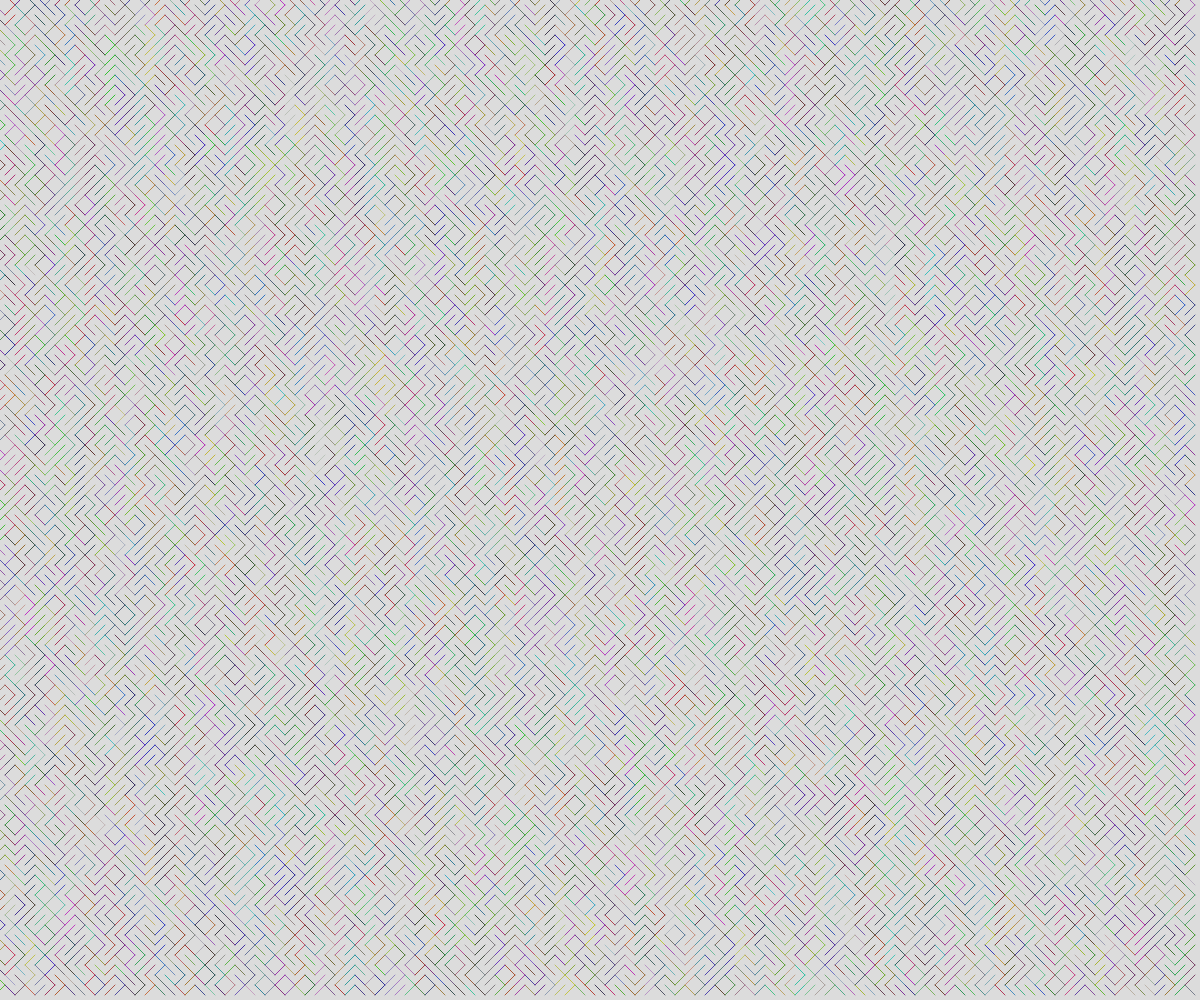
Frame 1 (no input)
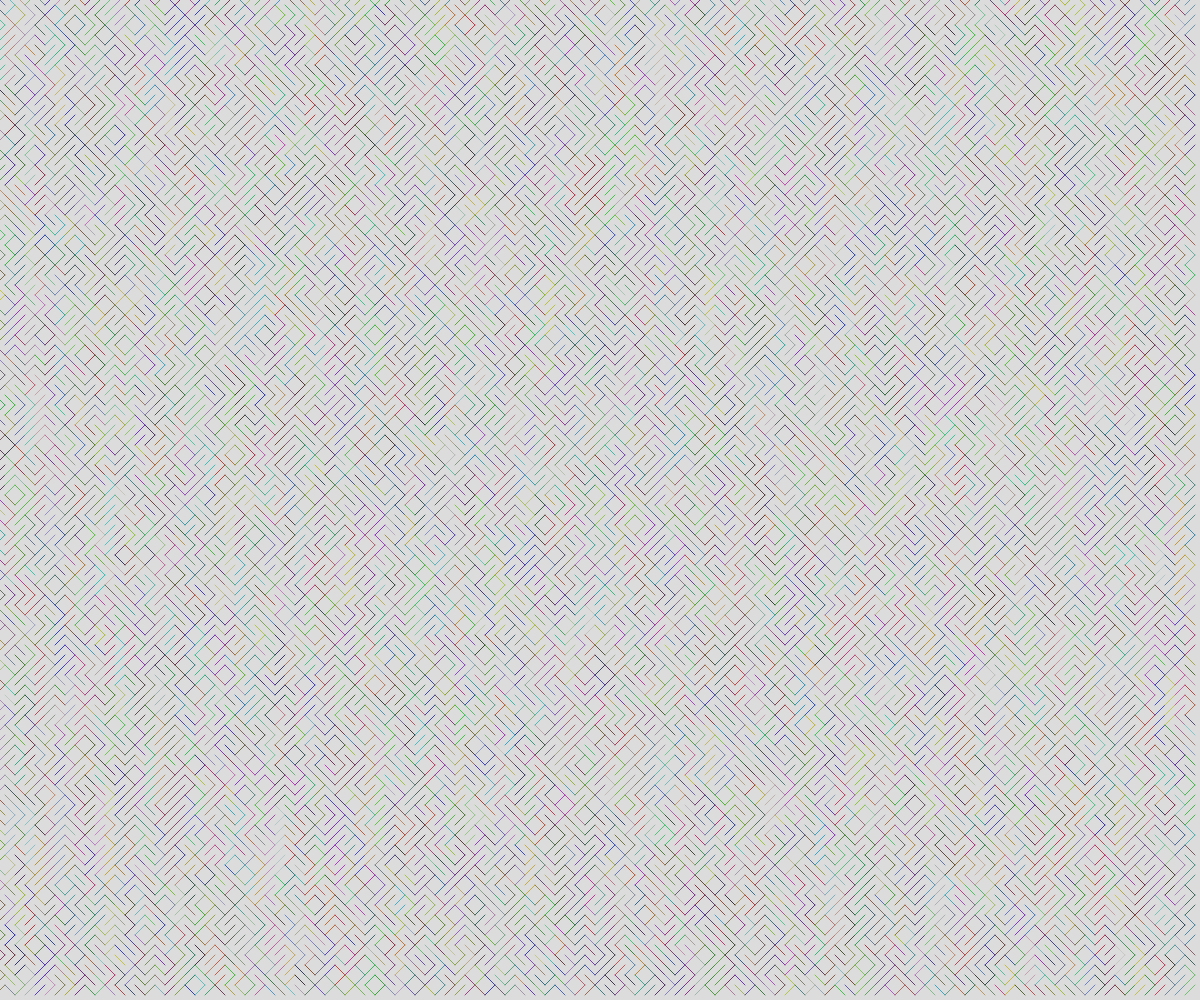
Frame 60 (no input)
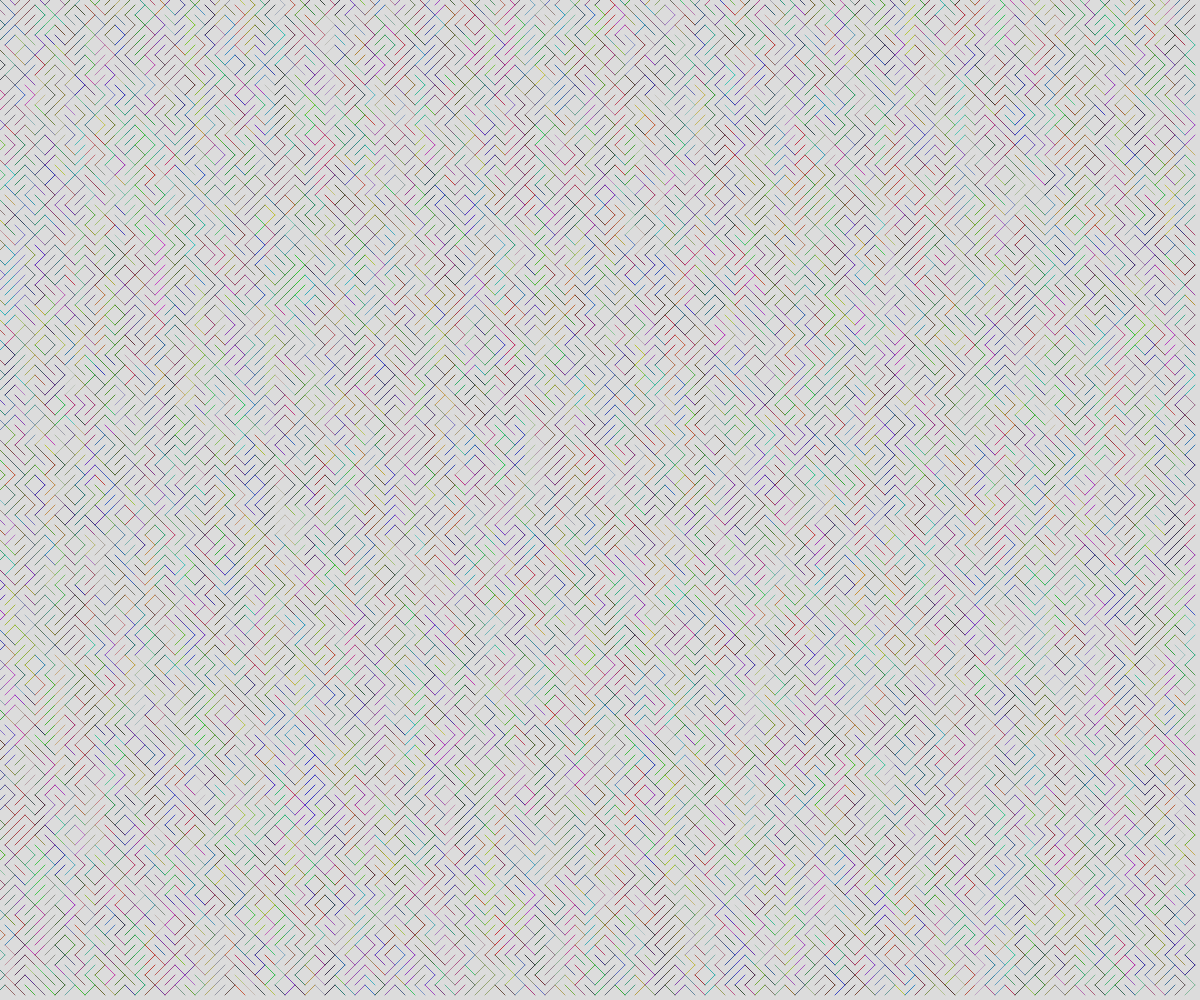
Frame 120 (the mouse pressed at the canvas centre since frame 60)

The p5.js sketch that drew these frames (run headless with seeded random() and noise() and a simulated clock; from frame 60 on, the mouse is pressed at the canvas centre):

// p5.js sketch
// ── sketch.js
//Generative Art Demo
//October 4th

const TILE_SIZE = 10;

function setup() {
  createCanvas(windowWidth, windowHeight);
}

function draw() {
  background(220);
  let arr = [];
  for (let x = 0; x<width; x+=TILE_SIZE) {
    for (let y = 0; y<height; y+=TILE_SIZE) {
      let someTile = spawnTile(x, y);
      arr.push(someTile);
    }
  }

  for (let myTile of arr) {
    stroke(myTile.r, myTile.g, myTile.b)
    line(myTile.x1, myTile.y1, myTile.x2, myTile.y2);
  }
}

function spawnTile(x, y) {
  let tile;
  let choice = random(100);

  if (choice<50) {
    tile = {
      x1: x - TILE_SIZE/2,
      y1: y - TILE_SIZE/2,
      x2: x + TILE_SIZE/2,
      y2: y + TILE_SIZE/2,
      r: random(50, 200),
      g: random(50, 200),
      b: random(50, 200),
    };
  }
  else {
    tile = {
      x1: x - TILE_SIZE/2,
      y1: y + TILE_SIZE/2,
      x2: x + TILE_SIZE/2,
      y2: y - TILE_SIZE/2,
    };
  }

  return tile;
}
